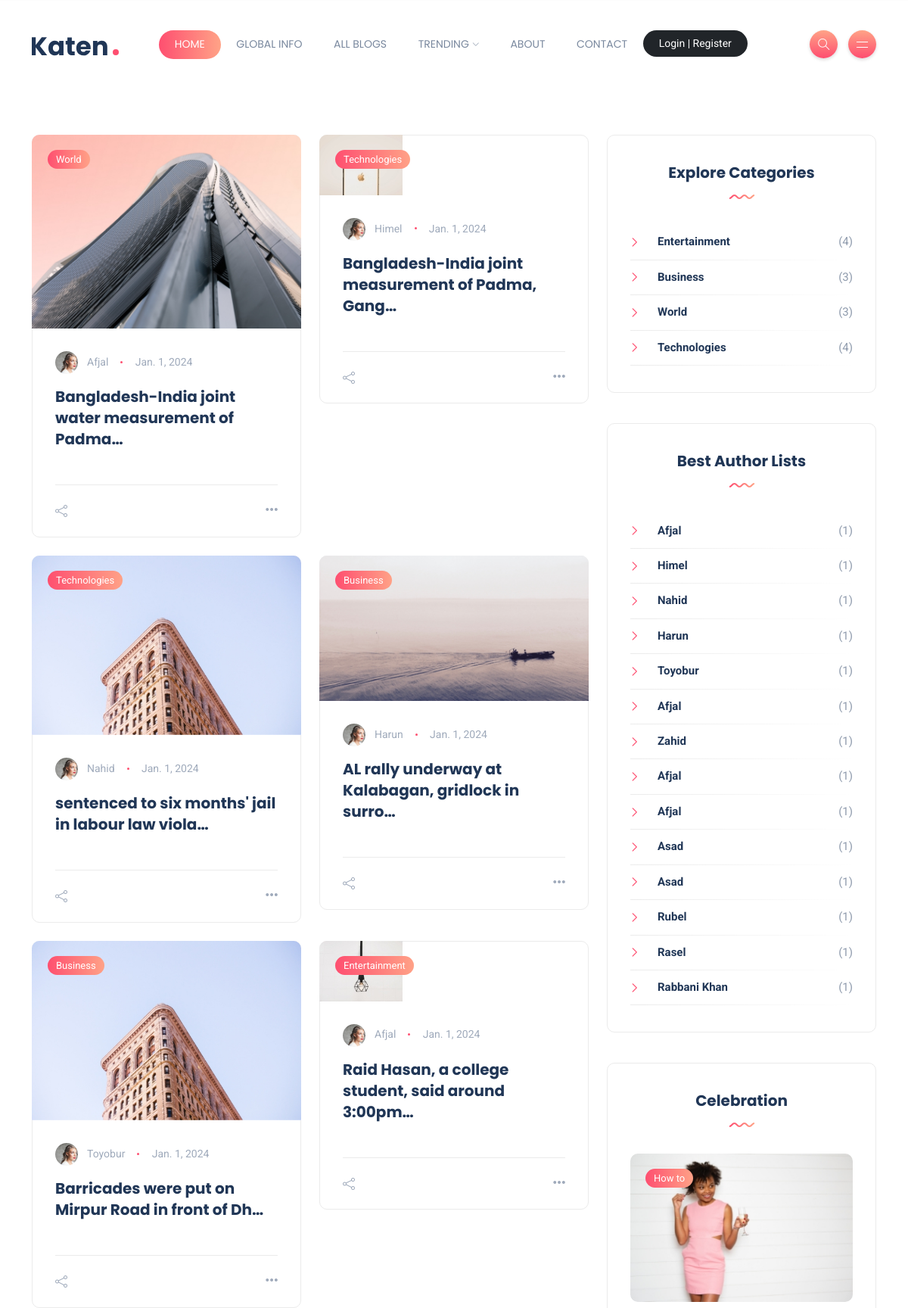
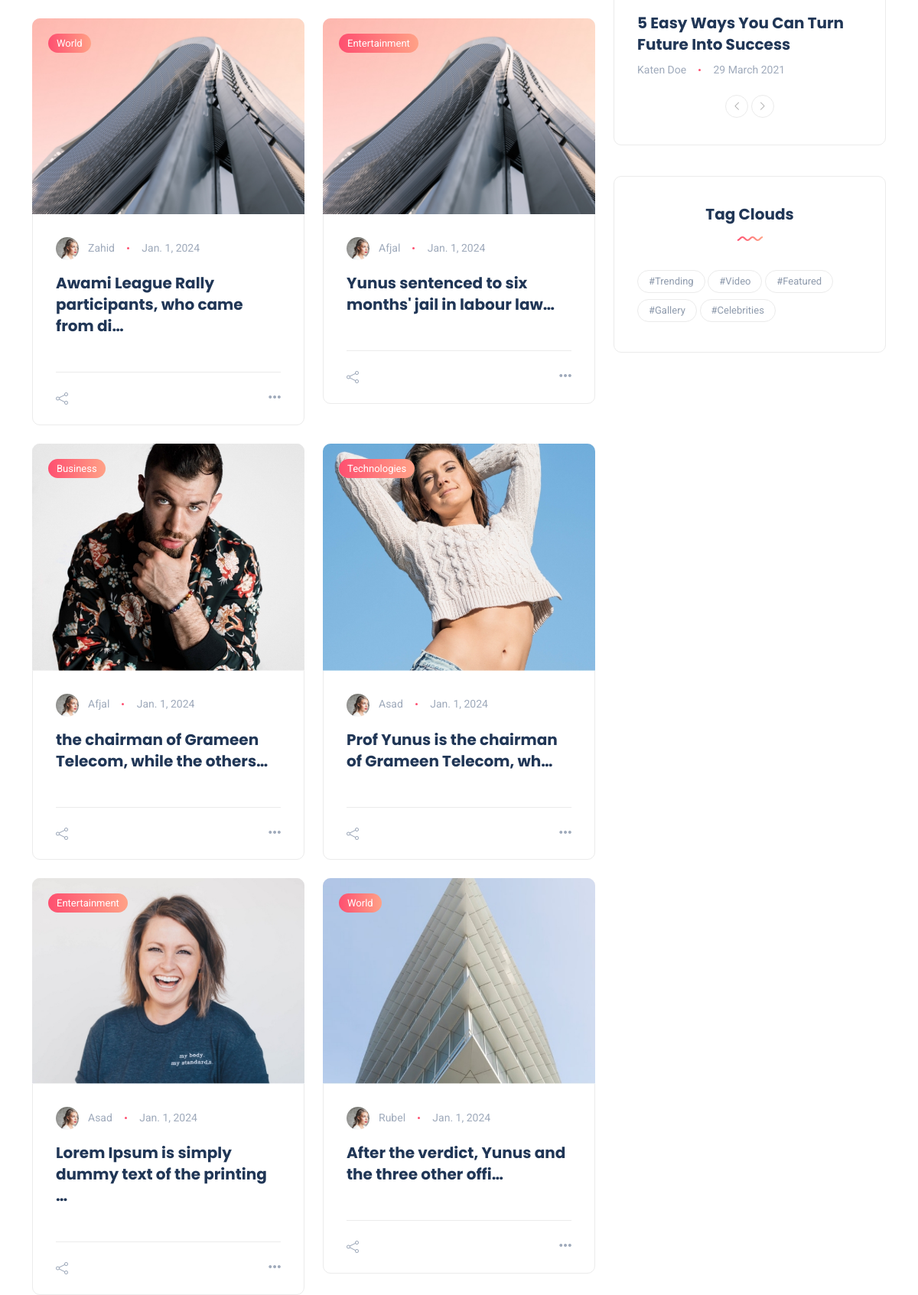
Screenshot of /all_blogs/ (upper part) with the database file from the repository (2 pictures, top to bottom).
### blog/models.py (models this page shows, shortened)
class Post(models.Model):
    STATUS=(
        ('0','Draft'),
        ('1','Publish'),
    )
    SECTION=(
        ('Popular','Popular'),
        ('Recent','Recent'),
        ('Editors_Pick','Editors_Pick'),
        ('Trending','Trending'),
        ('Inspiration','Inspiration'),
        ('Latest_Posts','Latest_Posts'),
    )
    feature_image=models.ImageField(upload_to="Images")
    title=models.CharField(max_length=200)
    author=models.CharField(max_length=50)
    author_image=models.ImageField(upload_to="Author")
    date=models.DateField(auto_now_add=True)
    category=models.ForeignKey(Category,on_delete=models.CASCADE)
    content=RichTextField()
    slug=models.SlugField(max_length=500,null=True,blank=True,unique=True)
    status=models.CharField(choices=STATUS,max_length=100)
    section=models.CharField(choices=SECTION,max_length=200,)
    main_post=models.BooleanField(default=False)

class Category(models.Model):
    name=models.CharField(max_length=200)
    def __str__(self):
        return self.name

### blog/views.py (the view)
# urls.py: path('all_blogs/', views.ALL_BLOGS, name='all_blogs'),
def ALL_BLOGS(request):
    blogs=Post.objects.all()
    category=Category.objects.all()
    tag=Tag.objects.all()
    CATID=request.GET.get('category')# HTML link  name'categories'
    AUTHOR=request.GET.get('author')# HTML link  name'categories'
    if CATID:
        blogs=Post.objects.filter(category=CATID)# models forenkey name 'categories'
    elif AUTHOR:
        blogs=Post.objects.filter(author=AUTHOR)# models forenkey name 'categories'
    else:
        blogs=Post.objects.filter()
    context={
        'blogs':blogs,
        'category':category,
        'tag':tag,
    }
    return render(request, 'main/all_blogs.html',context)

### templates/main/all_blogs.html (shortened to what this page needs)
{% extends 'main/base.html' %}
{% load static %}
{% block body %}
<section class="main-content">
    <div class="container-xl">
        <div class="row gy-4">
            <div class="col-lg-8">
                <div class="row gy-4">
                {% for blog in blogs %}
                    <div class="col-sm-6">
                        <div class="post post-grid rounded bordered">
                            <div class="thumb top-rounded">
                                <a href="/all_blogs/?category={{blog.id}}" class="category-badge position-absolute">{{blog.category}}</a>
                                <a href="{% url 'blog_single' blog.slug %}">
                                    <div class="inner">
                                        <img src="{{blog.feature_image.url}}" alt="post-title" />
                                    </div>
                                </a>
                            </div>
                            <div class="details">
                                <ul class="meta list-inline mb-0">
                                    <li class="list-inline-item"><a href="#"><img src="{% static 'images/other/author-sm.png' %}" class="author" alt="author"/>{{blog.author}}</a></li>
                                    <li class="list-inline-item">{{blog.date}}</li>
                                </ul>
                                <h5 class="post-title mb-3 mt-3"><a href="{% url 'blog_single' blog.slug %}">{{blog.title | truncatechars:50}}</a></h5>
                            </div>
                            <div class="post-bottom clearfix d-flex align-items-center">
                                <div class="social-share me-auto">
                                    <button class="toggle-button icon-share"></button>
                                </div>
                                <div class="more-button float-end">
                                    <a href="blog-single.html"><span class="icon-options"></span></a>
                                </div>
                            </div>
                        </div>
                    </div>
                {% endfor %}
                </div>
            </div>
            <div class="col-lg-4">
                <div class="sidebar">
                    <div class="widget rounded">
                        <div class="widget-header text-center">
                            <h3 class="widget-title">Explore Categories</h3>
                            <img src="{% static 'images/wave.svg' %}" class="wave" alt="wave" />
                        </div>
                        <div class="widget-content">
                            <ul class="list">
                                {% for cate in category %}
                                <li><a href="/all_blogs/?category={{cate.id}}">{{cate.name}}</a><span>({{cate.post_set.count}})</span></li>
                                {% endfor %}
                            </ul>
                        </div>
                    </div>
                    <div class="widget rounded">
                        <div class="widget-header text-center">
                            <h3 class="widget-title">Best Author Lists</h3>
                            <img src="{% static 'images/wave.svg' %}" class="wave" alt="wave" />
                        </div>
                        <div class="widget-content">
                            <ul class="list">
                                {% for a in blogs %}
                                <li><a href="/all_blogs/?author={{a.id}}">{{a.author}}</a><span>(1)</span></li>
                                {% endfor %}
                            </ul>
                        </div>
                    </div>
                    <div class="widget rounded">
                        <div class="widget-header text-center">
                            <h3 class="widget-title">Celebration</h3>
                            <img src="{% static 'images/wave.svg' %}" class="wave" alt="wave" />
                        </div>
                        <div class="widget-content">
                            <div class="post-carousel-widget">
                                <div class="post post-carousel">
                                    <div class="thumb rounded">
                                        <a href="category.html" class="category-badge position-absolute">How to</a>
                                        <a href="blog-single.html">
                                            <div class="inner">
                                                <img src="{% static 'images/widgets/widget-carousel-1.jpg' %}" alt="post-title" />
                                            </div>
                                        </a>
                                    </div>
                                    <h5 class="post-title mb-0 mt-4"><a href="blog-single.html">5 Easy Ways You Can Turn Future Into Success</a></h5>
                                    <ul class="meta list-inline mt-2 mb-0">
                                        <li class="list-inline-item"><a href="#">Katen Doe</a></li>
                                        <li class="list-inline-item">29 March 2021</li>
                                    </ul>
                                </div>
                            </div>
                            <div class="slick-arrows-bot">
                                <button type="button" data-role="none" class="carousel-botNav-prev slick-custom-buttons" aria-label="Previous"><i class="icon-arrow-left"></i></button>
                                <button type="button" data-role="none" class="carousel-botNav-next slick-custom-buttons" aria-label="Next"><i class="icon-arrow-right"></i></button>
                            </div>
                        </div>
                    </div>
                    <div class="widget rounded">
                        <div class="widget-header text-center">
                            <h3 class="widget-title">Tag Clouds</h3>
                            <img src="{% static 'images/wave.svg' %}" class="wave" alt="wave" />
                        </div>
                        <div class="widget-content">
                            <a href="#" class="tag">#Trending</a>
                            <a href="#" class="tag">#Video</a>
                            <a href="#" class="tag">#Featured</a>
                            <a href="#" class="tag">#Gallery</a>
                            <a href="#" class="tag">#Celebrities</a>
                        </div>
                    </div>
                </div>
            </div>
        </div>
    </div>
</section>
{% endblock body %}

### templates/main/base.html (shortened to what this page needs)
{% load static %}
<!DOCTYPE html>
<html lang="en-US">
<head>
	<link rel="stylesheet" href="{% static 'css/bootstrap.min.css' %}" type="text/css" media="all">
	<link rel="stylesheet" href="{% static 'css/all.min.css' %}" type="text/css" media="all">
	<link rel="stylesheet" href="{% static 'css/slick.css' %}" type="text/css" media="all">
	<link rel="stylesheet" href="{% static 'css/simple-line-icons.css' %}" type="text/css" media="all">
	<link rel="stylesheet" href="{% static 'css/style.css' %}" type="text/css" media="all">
</head>
<body>
<div class="site-wrapper">
	<header class="header-default">
		<nav class="navbar navbar-expand-lg">
			<div class="container-xl">
				<a class="navbar-brand" href="{% url 'index' %}"><img src="{% static 'images/logo.svg' %}" alt="logo" /></a>
				<div class="collapse navbar-collapse">
					<ul class="navbar-nav mr-auto">
						<li class="nav-item dropdown active"><a class="nav-link" href="/">HOME</a></li>
						<li class="nav-item"><a class="nav-link" href="">GLOBAL INFO</a></li>
						<li class="nav-item">
							<a class="nav-link" href="{% url 'all_blogs' %}">ALL BLOGS</a>
						</li>
						<li class="nav-item dropdown">
							<a class="nav-link dropdown-toggle" href="#">TRENDING</a>
						</li>
						<li class="nav-item"><a class="nav-link" href="{% url 'about' %}">ABOUT</a></li>
						<li class="nav-item"><a class="nav-link" href="{% url 'contact' %}">CONTACT</a></li>
						 <li class="nav-item dropdown">
							{% if request.user.is_authenticated %}
							<a class="nav-link  btn btn-dark text-white"  href="{% url 'logout' %}">{{user.username}} | Logout</a>
							{% else %}
							<a class="nav-link  btn btn-dark text-white"  href="{% url 'login' %}">Login | Register</a>
							{% endif %}
						</li>
					</ul>
				</div>
				<div class="header-right">
					<div class="header-buttons">
						<button class="search icon-button">
							<i class="icon-magnifier"></i>
						</button>
						<button class="burger-menu icon-button">
							<span class="burger-icon"></span>
						</button>
					</div>
				</div>
			</div>
		</nav>
	</header>
{% block body %}
{% endblock body %}
</div>
</body>
</html>

### rows the page displays
Post: category "World", feature_image (picture), author "Afjal", date "Jan. 1, 2024", title "Bangladesh-India joint water measurement of Padma…"
Post: category "Technologies", feature_image (picture), author "Himel", date "Jan. 1, 2024", title "Bangladesh-India joint measurement of Padma, Gang…"
Post: category "Technologies", feature_image (picture), author "Nahid", date "Jan. 1, 2024", title "sentenced to six months' jail in labour law viola…"
Post: category "Business", feature_image (picture), author "Harun", date "Jan. 1, 2024", title "AL rally underway at Kalabagan, gridlock in surro…"
Post: category "Business", feature_image (picture), author "Toyobur", date "Jan. 1, 2024", title "Barricades were put on Mirpur Road in front of Dh…"
Post: category "Entertainment", feature_image (picture), author "Afjal", date "Jan. 1, 2024", title "Raid Hasan, a college student, said around 3:00pm…"
Post: category "World", feature_image (picture), author "Zahid", date "Jan. 1, 2024", title "Awami League Rally participants, who came from di…"
Post: category "Entertainment", feature_image (picture), author "Afjal", date "Jan. 1, 2024", title "Yunus sentenced to six months' jail in labour law…"
Post: category "Business", feature_image (picture), author "Afjal", date "Jan. 1, 2024", title "the chairman of Grameen Telecom, while the others…"
Post: category "Technologies", feature_image (picture), author "Asad", date "Jan. 1, 2024", title "Prof Yunus is the chairman of Grameen Telecom, wh…"
Post: category "Entertainment", feature_image (picture), author "Asad", date "Jan. 1, 2024", title "Lorem Ipsum is simply dummy text of the printing …"
Post: category "World", feature_image (picture), author "Rubel", date "Jan. 1, 2024", title "After the verdict, Yunus and the three other offi…"
Category: name "Entertainment", post_set.count "4"
Category: name "Business", post_set.count "3"
Category: name "World", post_set.count "3"
Category: name "Technologies", post_set.count "4"
Post: author "Rasel"
Post: author "Rabbani Khan"
